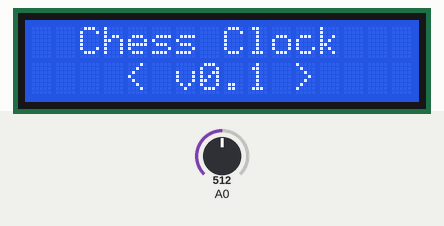
This program was run on a simulated Arduino Uno, built with avr-gcc and run on an emulated ATmega328P. On the bench: 16×2 character LCD. The test bench sets the inputs (shaded band); at power-on: A0 = 512.

Above: at 0.1 s.
At 3.2 s:
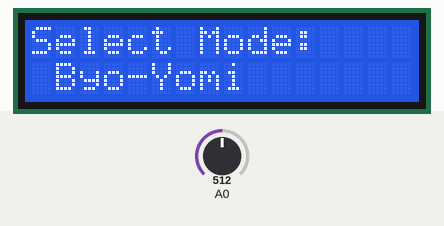
3.3 s: A0 set to 584
4.8 s: A0 set to 614
At 5.7 s:
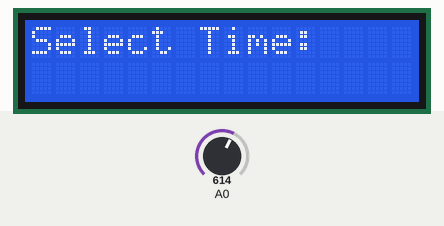
Timing chart, 0 to 7.8 s (numbered marks = the images above; inputs shaded):
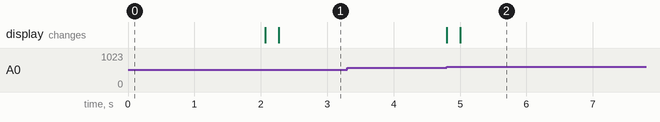

The program:

main.cpp
```cpp
#include <Arduino.h>
#include <LiquidCrystal.h>
#include <Wire.h>

#include "main.h"

LiquidCrystal lcd(8, 9, 4, 5, 6, 7);

ClockState currentState;
ClockState previousState;
ButtonState currentButton;
ButtonState lastButton;
TimerMode timerMode;
TimerMode previousTimerMode;

int debounceCycles = 0;

void setup()
{
    lcd.begin(16, 2);
    currentButton = ButtonState::None;
    lastButton = ButtonState::None;
    lcd.print("  Chess Clock   ");
    lcd.setCursor(0, 1);
    lcd.print("    < v0.1 >    ");
    delay(2000);
    previousState = ClockState::GameOver;
    currentState = ClockState::ModeSet;
    previousTimerMode = TimerMode::TimerMode_MAX;
    timerMode = TimerMode::SuddenDeath;
}

void loop()
{
    if (debounceCycles > 0)
    {
        debounceCycles--;
        delay(10);
        return;
    }

    auto button = readButton();
    switch (button)
    {
        case ButtonState::Left:
            cycleSelectionLeft();
            break;

        case ButtonState::Right:
            cycleSelectionRight();
            break;

        case ButtonState::Select:
            moveToNextState();
            break;

        default:
            break;
    }

    if (currentState != previousState)
    {
        printState();
        previousState = currentState;
    }

    if(timerMode != previousTimerMode)
    {
        printTimerMode();
        previousTimerMode = timerMode;
    }
}


ButtonState readButton()
{
    // Read the button state from the analog input.
    auto value = readButtonState();
    if (value == lastButton)
    {
        return ButtonState::Hold;
    }
    else
    {
        debounceCycles = 5;
        lastButton = value;
        return value;
    }
}

void moveToNextState()
{
    if (currentState == ClockState::GameOver) return;
    currentState = (ClockState)((int)currentState + 1);
}

void cycleSelectionLeft()
{
    switch (currentState)
    {
        case ClockState::ModeSet:
            timerMode = (timerMode == (TimerMode)0)
                ? (TimerMode)((int)TimerMode::TimerMode_MAX - 1)
                : (TimerMode)((int)timerMode - 1);
            break;
        case ClockState::TimeSet:
            break;
        default: break;
    }
}

void cycleSelectionRight()
{
    switch (currentState)
    {
        case ClockState::ModeSet:
            timerMode = (timerMode == (TimerMode)((int)TimerMode::TimerMode_MAX - 1))
                ? (TimerMode)0
                : (TimerMode)((int)timerMode + 1);
            break;
        default:
            break;
    }
}

ButtonState readButtonState()
{
    auto buttonValue = analogRead(0);
    if (buttonValue >= 900)             return ButtonState::None;
    else if (buttonValue < 50)          return ButtonState::Right;
    else if (buttonValue < 150)         return ButtonState::Up;
    else if (buttonValue < 300)         return ButtonState::Down;
    else if (buttonValue < 600)         return ButtonState::Left;
    else                                return ButtonState::Select;
}

void printState()
{
    lcd.clear();
    delay(200);
    switch (currentState)
    {
        case ClockState::ModeSet:       lcd.print("Select Mode:    ");  break;
        case ClockState::TimeSet:       lcd.print("Select Time:    ");  break;
        case ClockState::Ready:         lcd.print("Ready to Start  ");  break;
        case ClockState::White:         lcd.print("White to play   ");  break;
        case ClockState::Black:         lcd.print("Black to play   ");  break;
        case ClockState::Paused:        lcd.print("     Paused     ");  break;
        case ClockState::GameOver:      lcd.print("   Game Over!   ");  break;

        case ClockState::ClockState_MAX:
            break;
    }
}

void printTimerMode()
{
    lcd.setCursor(0, 1);
    switch (timerMode)
    {
        case TimerMode::SuddenDeath:    lcd.print(" Sudden Death   ");  break;
        case TimerMode::Fischer:        lcd.print(" Fischer        ");  break;
        case TimerMode::Hourglass:      lcd.print(" Hourglass      ");  break;
        case TimerMode::ByoYomi:        lcd.print(" Byo-Yomi       ");  break;

        case TimerMode::TimerMode_MAX:
            break;
    }
}
```

main.h
```cpp
#ifndef MAIN_H
#define MAIN_H

enum class TimerMode
{
    SuddenDeath,
    Fischer,
    Hourglass,
    ByoYomi,
    TimerMode_MAX
};

enum class ButtonState
{
    None,
    Hold,
    Select,
    Left,
    Right,
    Up,
    Down,
    ButtonState_MAX
};

enum class ClockState
{
    Welcome,
    ModeSet,
    TimeSet,
    Ready,
    White,
    Black,
    Paused,
    GameOver,
    ClockState_MAX
};

void setup();
ButtonState readButtonState();
ButtonState readButton();
void cycleStateLeft();
void moveToNextState();
void cycleSelectionLeft();
void cycleSelectionRight();
void printState();
void printTimerMode();
void loop();

#endif // MAIN_H
```

Measured:
- the behaviour switches between 599 and 600 on A0 (found by bisection; images 1 and 2)
- after the input at 3.3 s, every drawn part: stays the same
- after the input at 4.8 s, the display: first changes at once (image 2 shows a later state)
